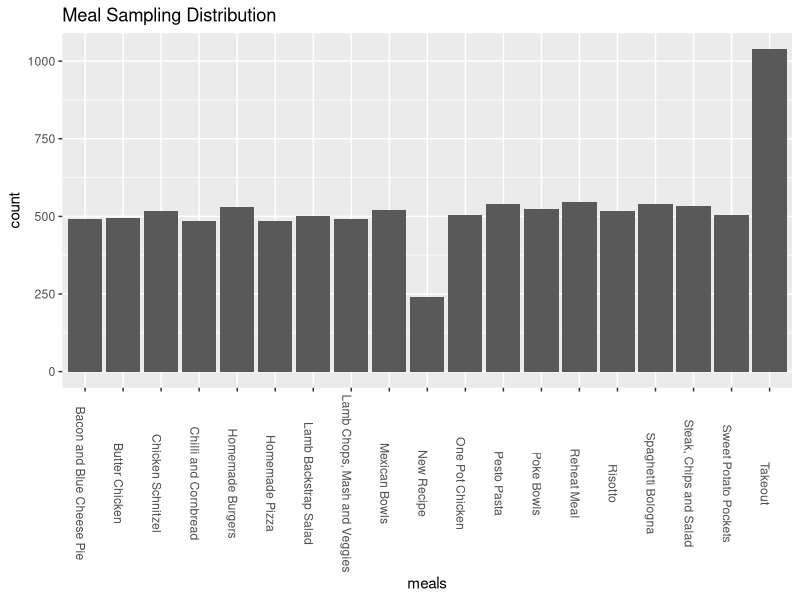

Here is the R script that generated this plot:
library(dplyr)
library(tidyverse)

meal_database <- c("Steak, Chips and Salad", "Homemade Pizza", "Spaghetti Bologna", 
            "Butter Chicken", "Sweet Potato Pockets", "Lamb Backstrap Salad",
            "Mexican Bowls", "Pesto Pasta", "Lamb Chops, Mash and Veggies",
            "Chilli and Cornbread", "Risotto", "Poke Bowls", 
            "Reheat Meal", "Homemade Burgers", "One Pot Chicken","Chicken Schnitzel",
            "Bacon and Blue Cheese Pie")

takeout <- "Takeout"

new_recipe <- "New Recipe"

#Frequency of meals set by probabilities.

probabilities <- c((rep(1/14,times=length(meal_database))),1/7, 1/28)

meal_data <- data.frame(meals = c(meal_database, takeout, new_recipe),
                        probability = probabilities) %>%
                        mutate(index = 1:length(meals))

dinner_schedule <- sample(meal_data$index, 7, replace = FALSE, prob = probabilities)

dinner_schedule #sampled index list

meal_data$meals[dinner_schedule] #converted to list of meals

# test and plot probability distribution.

test <- data.frame(meals = sample(meal_data$meals, 10000, replace = TRUE, prob = probabilities))

test %>% ggplot() +
  geom_histogram(aes(meals), stat = "count") +
  theme(axis.text.x = element_text(angle = -90)) +
  ggtitle("Meal Sampling Distribution")

#Intuitively feels okay.

ingredients <- c("avocado", "asparagus", "bread_gluten_free", "bread", "bacon","butter",
                 "broccolini","carrots", "cheese", "cinnamon", "capsicum", "eggs",
                 "eggplant", "hommus", "ham", "lemons", "limes", "lettuce", "mozzarella",
                 "milk", "milk_oat", "mushrooms", "onion_brown", "onion_red", "olives", 
                 "oil_cooking", "pasta", "pizza_bases", "pesto", "rocket", "chorizo", "salami",
                 "cauliflower", "chicken_breast", "chicken_thigh", "chicken_schnitzel",
                 "proscuitto", "pumpkin", "sour_cream", "lamb_chops", "pickled_ginger", 
                 "dried_shallots", "cucumber", "baby_cos_lettuce","steak","tomatoes",
                 "oven_chips","pizza_bases","cheese_mozzarella", "tomato_paste","pepperoni")

#Build matrix with m x n dimensions, m/rows = ingredients and n/columns = meals.

m <- matrix(nrow = length(ingredients), ncol = length(meal_data$meals))

colnames(m) <- c(meal_data$meals)

row.names(m) <- c(ingredients)

#This is the painful part... link ingredients to meals; to assist in pulling a grocery list.
#Assigning a binary indicator = 1; to relevant ingredients with each meal.

#steak chips and salad
m[c("rocket","steak","tomatoes","onion_red","oven_chips","avocado"),"Steak, Chips and Salad"] <- 1

#Homemade Pizza
m[c("pizza_bases","pumpkin","olives","cheese_mozzarella","tomato_paste","pepperoni"),"Homemade Pizza"] <- 1


